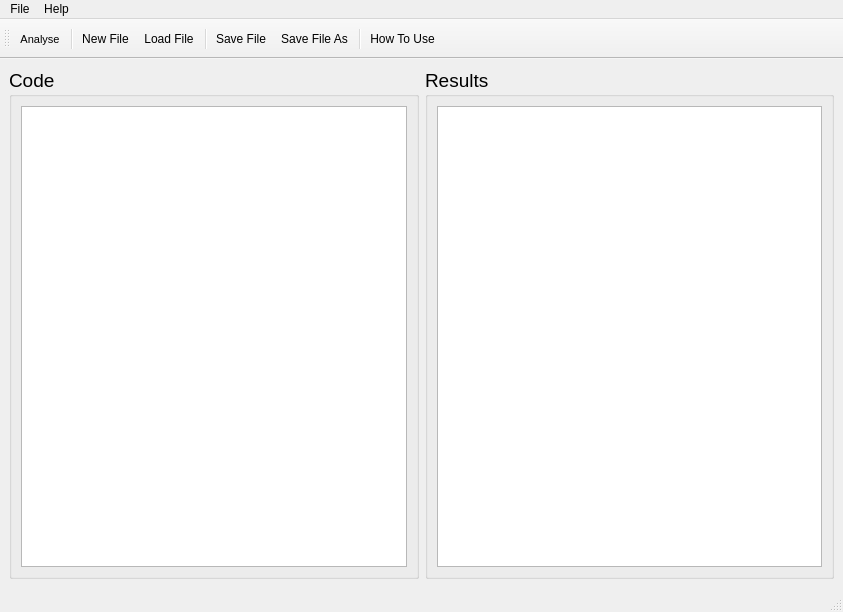
<?xml version="1.0" encoding="UTF-8"?>
<ui version="4.0">
 <class>MainWindow</class>
 <widget class="QMainWindow" name="MainWindow">
  <property name="windowModality">
   <enum>Qt::WindowModal</enum>
  </property>
  <property name="geometry">
   <rect>
    <x>0</x>
    <y>0</y>
    <width>843</width>
    <height>612</height>
   </rect>
  </property>
  <property name="windowTitle">
   <string>Cool Type Inferer</string>
  </property>
  <property name="windowIcon">
   <iconset>
    <normaloff>images/Qt.ico</normaloff>images/Qt.ico</iconset>
  </property>
  <property name="tabShape">
   <enum>QTabWidget::Rounded</enum>
  </property>
  <widget class="QWidget" name="centralwidget">
   <layout class="QHBoxLayout" name="horizontalLayout">
    <item>
     <widget class="QGroupBox" name="groupCode">
      <property name="font">
       <font>
        <family>Tahoma</family>
        <pointsize>14</pointsize>
       </font>
      </property>
      <property name="title">
       <string>Code</string>
      </property>
      <layout class="QGridLayout" name="gridLayout">
       <item row="0" column="0">
        <widget class="QTextEdit" name="textCode">
         <property name="font">
          <font>
           <family>Consolas</family>
           <pointsize>14</pointsize>
          </font>
         </property>
         <property name="verticalScrollBarPolicy">
          <enum>Qt::ScrollBarAsNeeded</enum>
         </property>
         <property name="horizontalScrollBarPolicy">
          <enum>Qt::ScrollBarAsNeeded</enum>
         </property>
         <property name="lineWrapMode">
          <enum>QTextEdit::NoWrap</enum>
         </property>
        </widget>
       </item>
      </layout>
     </widget>
    </item>
    <item>
     <widget class="QGroupBox" name="groupResults">
      <property name="font">
       <font>
        <family>Tahoma</family>
        <pointsize>14</pointsize>
       </font>
      </property>
      <property name="title">
       <string>Results</string>
      </property>
      <layout class="QGridLayout" name="gridLayout_2">
       <item row="0" column="0">
        <widget class="QTextBrowser" name="textResults">
         <property name="font">
          <font>
           <family>Consolas</family>
           <pointsize>14</pointsize>
          </font>
         </property>
         <property name="lineWrapMode">
          <enum>QTextEdit::NoWrap</enum>
         </property>
        </widget>
       </item>
      </layout>
     </widget>
    </item>
   </layout>
  </widget>
  <widget class="QMenuBar" name="menubar">
   <property name="geometry">
    <rect>
     <x>0</x>
     <y>0</y>
     <width>843</width>
     <height>21</height>
    </rect>
   </property>
   <widget class="QMenu" name="menuFile">
    <property name="title">
     <string>File</string>
    </property>
    <addaction name="actionNewFile"/>
    <addaction name="actionLoadFile"/>
    <addaction name="separator"/>
    <addaction name="actionSaveFile"/>
    <addaction name="actionSaveFileAs"/>
    <addaction name="separator"/>
    <addaction name="actionExit"/>
   </widget>
   <widget class="QMenu" name="menuHelp">
    <property name="title">
     <string>Help</string>
    </property>
    <addaction name="actionHowToUse"/>
    <addaction name="actionAboutAuthors"/>
    <addaction name="actionAboutCoolTypeInferer"/>
   </widget>
   <addaction name="menuFile"/>
   <addaction name="menuHelp"/>
  </widget>
  <widget class="QStatusBar" name="statusbar">
   <property name="font">
    <font>
     <family>Tahoma</family>
     <pointsize>12</pointsize>
    </font>
   </property>
  </widget>
  <widget class="QToolBar" name="toolBar">
   <property name="sizePolicy">
    <sizepolicy hsizetype="Preferred" vsizetype="Fixed">
     <horstretch>0</horstretch>
     <verstretch>0</verstretch>
    </sizepolicy>
   </property>
   <property name="minimumSize">
    <size>
     <width>795</width>
     <height>40</height>
    </size>
   </property>
   <property name="windowTitle">
    <string>Herramientas</string>
   </property>
   <attribute name="toolBarArea">
    <enum>TopToolBarArea</enum>
   </attribute>
   <attribute name="toolBarBreak">
    <bool>false</bool>
   </attribute>
   <addaction name="actionAnalyse"/>
   <addaction name="separator"/>
   <addaction name="actionNewFile"/>
   <addaction name="actionLoadFile"/>
   <addaction name="separator"/>
   <addaction name="actionSaveFile"/>
   <addaction name="actionSaveFileAs"/>
   <addaction name="separator"/>
   <addaction name="actionHowToUse"/>
  </widget>
  <action name="actionNewFile">
   <property name="icon">
    <iconset>
     <normaloff>images/ui-tab--plus.png</normaloff>images/ui-tab--plus.png</iconset>
   </property>
   <property name="text">
    <string>New File</string>
   </property>
   <property name="statusTip">
    <string>New File</string>
   </property>
   <property name="shortcut">
    <string>Ctrl+N</string>
   </property>
  </action>
  <action name="actionSaveFile">
   <property name="icon">
    <iconset>
     <normaloff>images/disk.png</normaloff>images/disk.png</iconset>
   </property>
   <property name="text">
    <string>Save File</string>
   </property>
   <property name="statusTip">
    <string>Save File</string>
   </property>
   <property name="shortcut">
    <string>Ctrl+S</string>
   </property>
  </action>
  <action name="actionLoadFile">
   <property name="icon">
    <iconset>
     <normaloff>images/blue-folder-open-document.png</normaloff>images/blue-folder-open-document.png</iconset>
   </property>
   <property name="text">
    <string>Load File</string>
   </property>
   <property name="statusTip">
    <string>Load File</string>
   </property>
   <property name="shortcut">
    <string>Ctrl+O</string>
   </property>
  </action>
  <action name="actionExit">
   <property name="icon">
    <iconset>
     <normaloff>images/arrow-000.png</normaloff>images/arrow-000.png</iconset>
   </property>
   <property name="text">
    <string>Exit</string>
   </property>
   <property name="statusTip">
    <string>Exit</string>
   </property>
   <property name="shortcut">
    <string>Ctrl+F4</string>
   </property>
  </action>
  <action name="actionHowToUse">
   <property name="icon">
    <iconset>
     <normaloff>images/lifebuoy.png</normaloff>images/lifebuoy.png</iconset>
   </property>
   <property name="text">
    <string>How To Use</string>
   </property>
   <property name="statusTip">
    <string>How to Use</string>
   </property>
  </action>
  <action name="actionAboutAuthors">
   <property name="icon">
    <iconset>
     <normaloff>images/question.png</normaloff>images/question.png</iconset>
   </property>
   <property name="text">
    <string>About Authors</string>
   </property>
   <property name="statusTip">
    <string>About Authors</string>
   </property>
  </action>
  <action name="actionAboutCoolTypeInferer">
   <property name="icon">
    <iconset>
     <normaloff>images/question.png</normaloff>images/question.png</iconset>
   </property>
   <property name="text">
    <string>About Cool Type Inferer</string>
   </property>
   <property name="statusTip">
    <string>About Cool Type Inferer</string>
   </property>
  </action>
  <action name="actionSaveFileAs">
   <property name="icon">
    <iconset>
     <normaloff>images/disk--pencil.png</normaloff>images/disk--pencil.png</iconset>
   </property>
   <property name="text">
    <string>Save File As</string>
   </property>
   <property name="statusTip">
    <string>Save File As</string>
   </property>
  </action>
  <action name="actionAnalyse">
   <property name="icon">
    <iconset>
     <normaloff>images/control.png</normaloff>images/control.png</iconset>
   </property>
   <property name="text">
    <string>Analyse</string>
   </property>
   <property name="toolTip">
    <string>Analyse</string>
   </property>
   <property name="statusTip">
    <string>Analyse</string>
   </property>
   <property name="font">
    <font>
     <pointsize>8</pointsize>
    </font>
   </property>
   <property name="shortcut">
    <string>F5</string>
   </property>
  </action>
 </widget>
 <resources/>
 <connections/>
</ui>
